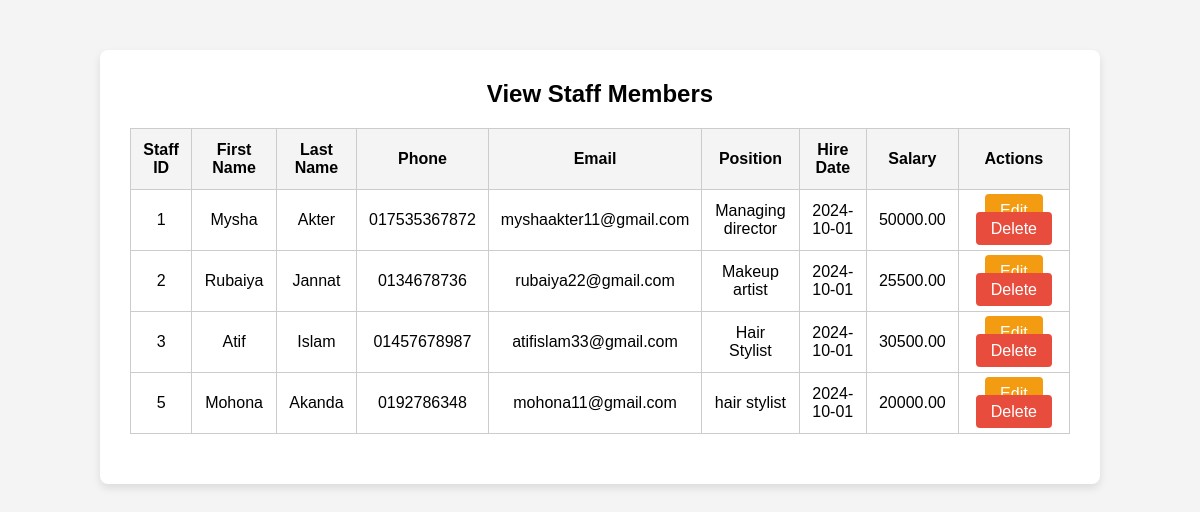
Screenshot of /ZTOBCS/Home/view_staff.php (signed in) with the database file from the repository.
### tables this page shows
CREATE TABLE `staff` (
  `StaffID` int(11) NOT NULL,
  `FirstName` varchar(50) DEFAULT NULL,
  `LastName` varchar(50) DEFAULT NULL,
  `Phone` varchar(15) DEFAULT NULL,
  `Email` varchar(100) DEFAULT NULL,
  `Position` varchar(50) DEFAULT NULL,
  `HireDate` date DEFAULT NULL,
  `Salary` decimal(10,2) DEFAULT NULL
);

### ZTOBCS/Home/view_staff.php (the view, shortened to what this page needs)
<?php
include('../db.php');
$query = "SELECT * FROM Staff";
$result = mysqli_query($conn, $query);
if (mysqli_num_rows($result) > 0) {
    $staff_members = mysqli_fetch_all($result, MYSQLI_ASSOC);
} else {
    $staff_members = [];
}
?>
<!DOCTYPE html>
<html lang="en">
<head>
</head>
<body>
    <div class="container">
        <h2>View Staff Members</h2>
        <?php if (empty($staff_members)) { ?>
            <p>No staff members found.</p>
        <?php } else { ?>
            <table>
                <thead>
                    <tr>
                        <th>Staff ID</th>
                        <th>First Name</th>
                        <th>Last Name</th>
                        <th>Phone</th>
                        <th>Email</th>
                        <th>Position</th>
                        <th>Hire Date</th>
                        <th>Salary</th>
                        <th>Actions</th>
                    </tr>
                </thead>
                <tbody>
                    <?php foreach ($staff_members as $staff) { ?>
                        <tr>
                            <td><?php echo $staff['StaffID']; ?></td>
                            <td><?php echo $staff['FirstName']; ?></td>
                            <td><?php echo $staff['LastName']; ?></td>
                            <td><?php echo $staff['Phone']; ?></td>
                            <td><?php echo $staff['Email']; ?></td>
                            <td><?php echo $staff['Position']; ?></td>
                            <td><?php echo $staff['HireDate']; ?></td>
                            <td><?php echo $staff['Salary']; ?></td>
                            <td class="action-buttons">
                                <a href="view_staff.php?edit_id=<?php echo $staff['StaffID']; ?>" class="edit">Edit</a><br>
                                <a href="view_staff.php?delete_id=<?php echo $staff['StaffID']; ?>" class="delete" onclick="return confirm('Are you sure you want to delete this staff member?')">Delete</a>
                            </td>
                        </tr>
                    <?php } ?>
                </tbody>
            </table>
        <?php } ?>
    </div>
</body>
</html>

### ZTOBCS/Home/view_staff.php (style rules this page uses)
* { margin: 0; padding: 0; box-sizing: border-box; }
body { font-family: Arial, sans-serif; background-color: #f4f4f4; margin: 0; padding: 0; }
.container { max-width: 1000px; margin: 50px auto; background-color: #fff; padding: 30px; box-shadow: 0 4px 8px rgba(0, 0, 0, 0.1); border-radius: 8px; }
h2 { text-align: center; margin-bottom: 20px; font-size: 24px; }
table { width: 100%; border-collapse: collapse; margin-bottom: 20px; }
table, th, td { border: 1px solid #ccc; }
th, td { padding: 12px; text-align: center; }
th { background-color: #f4f4f4; }
.action-buttons a { padding: 8px 15px; text-decoration: none; color: #fff; background-color: #007bff; border-radius: 4px; margin: 0 5px; }
.action-buttons a.delete { background-color: #e74c3c; }
.action-buttons a.edit { background-color: #f39c12; }

### rows the page displays
staff: StaffID "1", FirstName "Mysha", LastName "Akter", Phone "017535367872", Email "myshaakter11@gmail.com", Position "Managing director", HireDate "2024-10-01", Salary "50000.00"
staff: StaffID "2", FirstName "Rubaiya", LastName "Jannat", Phone "0134678736", Email "rubaiya22@gmail.com", Position "Makeup artist", HireDate "2024-10-01", Salary "25500.00"
staff: StaffID "3", FirstName "Atif", LastName "Islam", Phone "01457678987", Email "atifislam33@gmail.com", Position "Hair Stylist", HireDate "2024-10-01", Salary "30500.00"
staff: StaffID "5", FirstName "Mohona", LastName "Akanda", Phone "0192786348", Email "mohona11@gmail.com", Position "hair stylist", HireDate "2024-10-01", Salary "20000.00"
